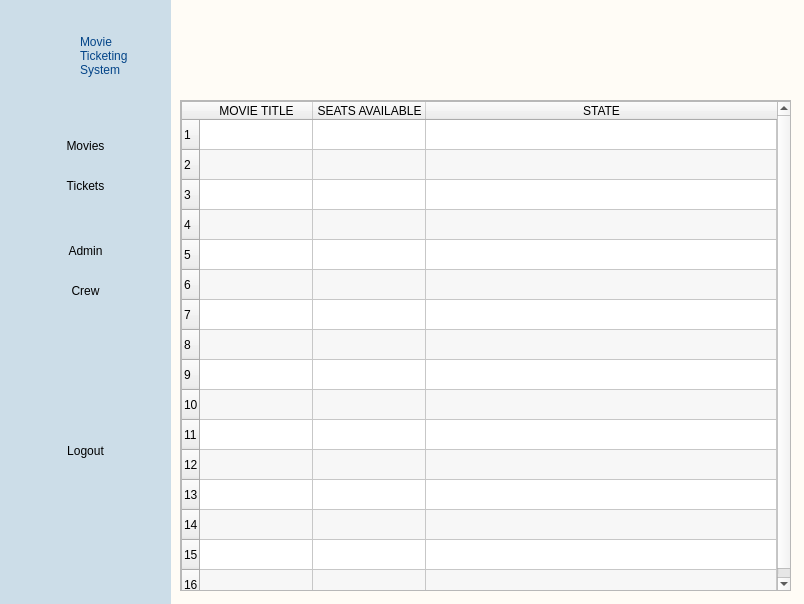
<?xml version="1.0" encoding="UTF-8"?>
<ui version="4.0">
 <class>MainWindow</class>
 <widget class="QMainWindow" name="MainWindow">
  <property name="geometry">
   <rect>
    <x>0</x>
    <y>0</y>
    <width>804</width>
    <height>604</height>
   </rect>
  </property>
  <property name="windowTitle">
   <string>MainWindow</string>
  </property>
  <widget class="QWidget" name="centralwidget">
   <widget class="QWidget" name="navigationBG" native="true">
    <property name="geometry">
     <rect>
      <x>0</x>
      <y>0</y>
      <width>171</width>
      <height>611</height>
     </rect>
    </property>
    <property name="styleSheet">
     <string notr="true">#navigationBG {
background-color: #ccdde8;

}

</string>
    </property>
    <widget class="QLabel" name="systemLabel">
     <property name="geometry">
      <rect>
       <x>80</x>
       <y>15</y>
       <width>71</width>
       <height>81</height>
      </rect>
     </property>
     <property name="styleSheet">
      <string notr="true">#systemLabel {
font: 75 12pt &quot;MS Shell Dlg 2&quot;;
color: #034488;
}</string>
     </property>
     <property name="text">
      <string>Movie
Ticketing
System</string>
     </property>
     <property name="alignment">
      <set>Qt::AlignLeading|Qt::AlignLeft|Qt::AlignVCenter</set>
     </property>
    </widget>
    <widget class="QPushButton" name="pushButton">
     <property name="geometry">
      <rect>
       <x>20</x>
       <y>30</y>
       <width>71</width>
       <height>51</height>
      </rect>
     </property>
     <property name="text">
      <string/>
     </property>
     <property name="icon">
      <iconset>
       <normaloff>../img/icon.png</normaloff>../img/icon.png</iconset>
     </property>
     <property name="iconSize">
      <size>
       <width>50</width>
       <height>50</height>
      </size>
     </property>
     <property name="flat">
      <bool>true</bool>
     </property>
    </widget>
    <widget class="QPushButton" name="movieButton">
     <property name="geometry">
      <rect>
       <x>20</x>
       <y>130</y>
       <width>131</width>
       <height>31</height>
      </rect>
     </property>
     <property name="text">
      <string>Movies</string>
     </property>
     <property name="icon">
      <iconset>
       <normaloff>../img/movies.png</normaloff>../img/movies.png</iconset>
     </property>
     <property name="iconSize">
      <size>
       <width>40</width>
       <height>40</height>
      </size>
     </property>
     <property name="flat">
      <bool>true</bool>
     </property>
    </widget>
    <widget class="QPushButton" name="movieButton_2">
     <property name="geometry">
      <rect>
       <x>20</x>
       <y>170</y>
       <width>131</width>
       <height>31</height>
      </rect>
     </property>
     <property name="text">
      <string>Tickets</string>
     </property>
     <property name="icon">
      <iconset>
       <normaloff>../img/tickets.png</normaloff>../img/tickets.png</iconset>
     </property>
     <property name="iconSize">
      <size>
       <width>40</width>
       <height>40</height>
      </size>
     </property>
     <property name="flat">
      <bool>true</bool>
     </property>
    </widget>
    <widget class="QPushButton" name="movieButton_3">
     <property name="geometry">
      <rect>
       <x>20</x>
       <y>230</y>
       <width>131</width>
       <height>41</height>
      </rect>
     </property>
     <property name="text">
      <string>Admin</string>
     </property>
     <property name="icon">
      <iconset>
       <normaloff>../img/admin.png</normaloff>../img/admin.png</iconset>
     </property>
     <property name="iconSize">
      <size>
       <width>40</width>
       <height>40</height>
      </size>
     </property>
     <property name="flat">
      <bool>true</bool>
     </property>
    </widget>
    <widget class="QPushButton" name="movieButton_4">
     <property name="geometry">
      <rect>
       <x>20</x>
       <y>270</y>
       <width>131</width>
       <height>41</height>
      </rect>
     </property>
     <property name="text">
      <string>Crew</string>
     </property>
     <property name="icon">
      <iconset>
       <normaloff>../img/crew.png</normaloff>../img/crew.png</iconset>
     </property>
     <property name="iconSize">
      <size>
       <width>40</width>
       <height>40</height>
      </size>
     </property>
     <property name="flat">
      <bool>true</bool>
     </property>
    </widget>
    <widget class="QPushButton" name="movieButton_5">
     <property name="geometry">
      <rect>
       <x>20</x>
       <y>430</y>
       <width>131</width>
       <height>41</height>
      </rect>
     </property>
     <property name="text">
      <string>Logout</string>
     </property>
     <property name="icon">
      <iconset>
       <normaloff>../img/logout.png</normaloff>../img/logout.png</iconset>
     </property>
     <property name="iconSize">
      <size>
       <width>40</width>
       <height>40</height>
      </size>
     </property>
     <property name="flat">
      <bool>true</bool>
     </property>
    </widget>
   </widget>
   <widget class="QWidget" name="mainBG" native="true">
    <property name="geometry">
     <rect>
      <x>160</x>
      <y>0</y>
      <width>651</width>
      <height>611</height>
     </rect>
    </property>
    <property name="styleSheet">
     <string notr="true">#mainBG {
background-color: #fffcf6;

}

</string>
    </property>
    <widget class="QScrollArea" name="scrollArea">
     <property name="geometry">
      <rect>
       <x>20</x>
       <y>100</y>
       <width>611</width>
       <height>491</height>
      </rect>
     </property>
     <property name="widgetResizable">
      <bool>true</bool>
     </property>
     <widget class="QWidget" name="scrollAreaWidgetContents">
      <property name="geometry">
       <rect>
        <x>0</x>
        <y>0</y>
        <width>609</width>
        <height>489</height>
       </rect>
      </property>
      <widget class="QTableWidget" name="tableWidget">
       <property name="geometry">
        <rect>
         <x>0</x>
         <y>0</y>
         <width>611</width>
         <height>491</height>
        </rect>
       </property>
       <property name="editTriggers">
        <set>QAbstractItemView::SelectedClicked</set>
       </property>
       <property name="dragDropOverwriteMode">
        <bool>false</bool>
       </property>
       <property name="alternatingRowColors">
        <bool>true</bool>
       </property>
       <property name="selectionMode">
        <enum>QAbstractItemView::SingleSelection</enum>
       </property>
       <property name="selectionBehavior">
        <enum>QAbstractItemView::SelectRows</enum>
       </property>
       <property name="verticalScrollMode">
        <enum>QAbstractItemView::ScrollPerPixel</enum>
       </property>
       <property name="horizontalScrollMode">
        <enum>QAbstractItemView::ScrollPerPixel</enum>
       </property>
       <property name="rowCount">
        <number>16</number>
       </property>
       <attribute name="horizontalHeaderDefaultSectionSize">
        <number>113</number>
       </attribute>
       <attribute name="horizontalHeaderStretchLastSection">
        <bool>true</bool>
       </attribute>
       <attribute name="verticalHeaderDefaultSectionSize">
        <number>30</number>
       </attribute>
       <attribute name="verticalHeaderMinimumSectionSize">
        <number>23</number>
       </attribute>
       <attribute name="verticalHeaderStretchLastSection">
        <bool>false</bool>
       </attribute>
       <row/>
       <row/>
       <row/>
       <row/>
       <row/>
       <row/>
       <row/>
       <row/>
       <row/>
       <row/>
       <row/>
       <row/>
       <row/>
       <row/>
       <row/>
       <row/>
       <column>
        <property name="text">
         <string>MOVIE TITLE</string>
        </property>
       </column>
       <column>
        <property name="text">
         <string>SEATS AVAILABLE</string>
        </property>
        <property name="textAlignment">
         <set>AlignCenter</set>
        </property>
       </column>
       <column>
        <property name="text">
         <string>STATE</string>
        </property>
        <property name="textAlignment">
         <set>AlignCenter</set>
        </property>
       </column>
       <item row="0" column="0">
        <property name="text">
         <string/>
        </property>
        <property name="flags">
         <set>ItemIsSelectable|ItemIsEnabled</set>
        </property>
       </item>
       <item row="0" column="1">
        <property name="text">
         <string/>
        </property>
        <property name="flags">
         <set>ItemIsSelectable|ItemIsEnabled</set>
        </property>
       </item>
       <item row="0" column="2">
        <property name="text">
         <string/>
        </property>
        <property name="flags">
         <set>ItemIsSelectable|ItemIsEnabled</set>
        </property>
       </item>
      </widget>
     </widget>
    </widget>
    <widget class="QLabel" name="label">
     <property name="geometry">
      <rect>
       <x>30</x>
       <y>10</y>
       <width>301</width>
       <height>101</height>
      </rect>
     </property>
     <property name="text">
      <string/>
     </property>
     <property name="pixmap">
      <pixmap>../img/ticketsHeader.png</pixmap>
     </property>
     <property name="scaledContents">
      <bool>true</bool>
     </property>
    </widget>
    <widget class="QPushButton" name="addTicket">
     <property name="geometry">
      <rect>
       <x>460</x>
       <y>60</y>
       <width>41</width>
       <height>41</height>
      </rect>
     </property>
     <property name="text">
      <string/>
     </property>
     <property name="icon">
      <iconset>
       <normaloff>../img/addticket.png</normaloff>../img/addticket.png</iconset>
     </property>
     <property name="iconSize">
      <size>
       <width>30</width>
       <height>30</height>
      </size>
     </property>
     <property name="flat">
      <bool>true</bool>
     </property>
    </widget>
    <widget class="QPushButton" name="editTicket">
     <property name="geometry">
      <rect>
       <x>500</x>
       <y>60</y>
       <width>41</width>
       <height>41</height>
      </rect>
     </property>
     <property name="text">
      <string/>
     </property>
     <property name="icon">
      <iconset>
       <normaloff>../img/editTicket.png</normaloff>../img/editTicket.png</iconset>
     </property>
     <property name="iconSize">
      <size>
       <width>30</width>
       <height>30</height>
      </size>
     </property>
     <property name="flat">
      <bool>true</bool>
     </property>
    </widget>
    <widget class="QPushButton" name="deleteTicket">
     <property name="geometry">
      <rect>
       <x>537</x>
       <y>60</y>
       <width>41</width>
       <height>41</height>
      </rect>
     </property>
     <property name="text">
      <string/>
     </property>
     <property name="icon">
      <iconset>
       <normaloff>../img/deleteTicket.png</normaloff>../img/deleteTicket.png</iconset>
     </property>
     <property name="iconSize">
      <size>
       <width>30</width>
       <height>30</height>
      </size>
     </property>
     <property name="flat">
      <bool>true</bool>
     </property>
    </widget>
   </widget>
   <zorder>mainBG</zorder>
   <zorder>navigationBG</zorder>
  </widget>
 </widget>
 <resources/>
 <connections/>
</ui>
